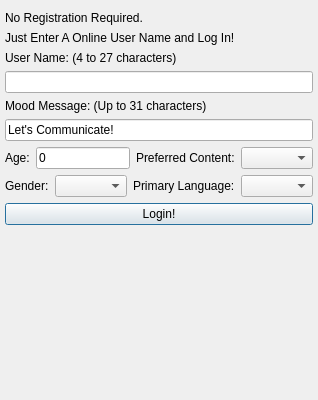
<?xml version="1.0" encoding="UTF-8"?>
<ui version="4.0">
 <class>CreateAccountClass</class>
 <widget class="QDialog" name="CreateAccountClass">
  <property name="windowModality">
   <enum>Qt::NonModal</enum>
  </property>
  <property name="geometry">
   <rect>
    <x>0</x>
    <y>0</y>
    <width>298</width>
    <height>400</height>
   </rect>
  </property>
  <property name="sizePolicy">
   <sizepolicy hsizetype="Expanding" vsizetype="Expanding">
    <horstretch>0</horstretch>
    <verstretch>0</verstretch>
   </sizepolicy>
  </property>
  <property name="windowTitle">
   <string>Create New Account</string>
  </property>
  <property name="modal">
   <bool>false</bool>
  </property>
  <layout class="QVBoxLayout" name="verticalLayout">
   <property name="leftMargin">
    <number>5</number>
   </property>
   <property name="topMargin">
    <number>5</number>
   </property>
   <property name="rightMargin">
    <number>5</number>
   </property>
   <property name="bottomMargin">
    <number>5</number>
   </property>
   <item>
    <widget class="TitleBarWidget" name="m_TitleBarWidget" native="true">
     <property name="sizePolicy">
      <sizepolicy hsizetype="Expanding" vsizetype="Minimum">
       <horstretch>0</horstretch>
       <verstretch>0</verstretch>
      </sizepolicy>
     </property>
     <property name="minimumSize">
      <size>
       <width>0</width>
       <height>0</height>
      </size>
     </property>
     <property name="maximumSize">
      <size>
       <width>16777215</width>
       <height>16777215</height>
      </size>
     </property>
    </widget>
   </item>
   <item>
    <widget class="QLabel" name="label">
     <property name="text">
      <string>No Registration Required.</string>
     </property>
    </widget>
   </item>
   <item>
    <widget class="QLabel" name="label_2">
     <property name="text">
      <string>Just Enter A Online User Name and Log In!</string>
     </property>
    </widget>
   </item>
   <item>
    <widget class="QLabel" name="m_UserNameLabel">
     <property name="text">
      <string>User Name: (4 to 27 characters)</string>
     </property>
    </widget>
   </item>
   <item>
    <widget class="QLineEdit" name="m_UserNameEdit">
     <property name="sizePolicy">
      <sizepolicy hsizetype="Expanding" vsizetype="Preferred">
       <horstretch>0</horstretch>
       <verstretch>0</verstretch>
      </sizepolicy>
     </property>
     <property name="maxLength">
      <number>27</number>
     </property>
    </widget>
   </item>
   <item>
    <widget class="QLabel" name="m_MoodMessageLabel">
     <property name="text">
      <string>Mood Message: (Up to 31 characters)</string>
     </property>
    </widget>
   </item>
   <item>
    <widget class="QLineEdit" name="m_MoodMessageEdit">
     <property name="sizePolicy">
      <sizepolicy hsizetype="Expanding" vsizetype="Preferred">
       <horstretch>0</horstretch>
       <verstretch>0</verstretch>
      </sizepolicy>
     </property>
     <property name="text">
      <string>Let's Communicate!</string>
     </property>
     <property name="maxLength">
      <number>31</number>
     </property>
    </widget>
   </item>
   <item>
    <layout class="QHBoxLayout" name="horizontalLayout_5">
     <item>
      <widget class="QLabel" name="label_6">
       <property name="text">
        <string>Age:</string>
       </property>
      </widget>
     </item>
     <item>
      <widget class="QLineEdit" name="m_AgeEdit">
       <property name="sizePolicy">
        <sizepolicy hsizetype="Expanding" vsizetype="Preferred">
         <horstretch>0</horstretch>
         <verstretch>0</verstretch>
        </sizepolicy>
       </property>
       <property name="text">
        <string>0</string>
       </property>
      </widget>
     </item>
     <item>
      <widget class="QLabel" name="label_5">
       <property name="text">
        <string>Preferred Content:</string>
       </property>
      </widget>
     </item>
     <item>
      <widget class="QComboBox" name="m_ContentComboBox">
       <property name="sizePolicy">
        <sizepolicy hsizetype="Expanding" vsizetype="Preferred">
         <horstretch>0</horstretch>
         <verstretch>0</verstretch>
        </sizepolicy>
       </property>
       <property name="maxCount">
        <number>100</number>
       </property>
      </widget>
     </item>
    </layout>
   </item>
   <item>
    <layout class="QHBoxLayout" name="horizontalLayout_4">
     <item>
      <widget class="QLabel" name="label_3">
       <property name="text">
        <string>Gender:</string>
       </property>
      </widget>
     </item>
     <item>
      <widget class="QComboBox" name="m_GenderComboBox">
       <property name="sizePolicy">
        <sizepolicy hsizetype="Expanding" vsizetype="Preferred">
         <horstretch>0</horstretch>
         <verstretch>0</verstretch>
        </sizepolicy>
       </property>
      </widget>
     </item>
     <item>
      <widget class="QLabel" name="label_4">
       <property name="text">
        <string>Primary Language:</string>
       </property>
      </widget>
     </item>
     <item>
      <widget class="QComboBox" name="m_LanguageComboBox">
       <property name="sizePolicy">
        <sizepolicy hsizetype="Expanding" vsizetype="Preferred">
         <horstretch>0</horstretch>
         <verstretch>0</verstretch>
        </sizepolicy>
       </property>
      </widget>
     </item>
    </layout>
   </item>
   <item>
    <widget class="QPushButton" name="m_LoginButton">
     <property name="text">
      <string>Login!</string>
     </property>
    </widget>
   </item>
   <item>
    <spacer name="verticalSpacer">
     <property name="orientation">
      <enum>Qt::Vertical</enum>
     </property>
     <property name="sizeHint" stdset="0">
      <size>
       <width>20</width>
       <height>160</height>
      </size>
     </property>
    </spacer>
   </item>
   <item>
    <widget class="BottomBarWidget" name="m_BottomBarWidget" native="true">
     <property name="sizePolicy">
      <sizepolicy hsizetype="Expanding" vsizetype="Minimum">
       <horstretch>0</horstretch>
       <verstretch>0</verstretch>
      </sizepolicy>
     </property>
     <property name="minimumSize">
      <size>
       <width>30</width>
       <height>0</height>
      </size>
     </property>
     <property name="autoFillBackground">
      <bool>true</bool>
     </property>
    </widget>
   </item>
  </layout>
 </widget>
 <customwidgets>
  <customwidget>
   <class>TitleBarWidget</class>
   <extends>QWidget</extends>
   <header>TitleBarWidget.h</header>
   <container>1</container>
  </customwidget>
  <customwidget>
   <class>BottomBarWidget</class>
   <extends>QWidget</extends>
   <header location="global">BottomBarWidget.h</header>
   <container>1</container>
  </customwidget>
 </customwidgets>
 <resources/>
 <connections/>
</ui>
